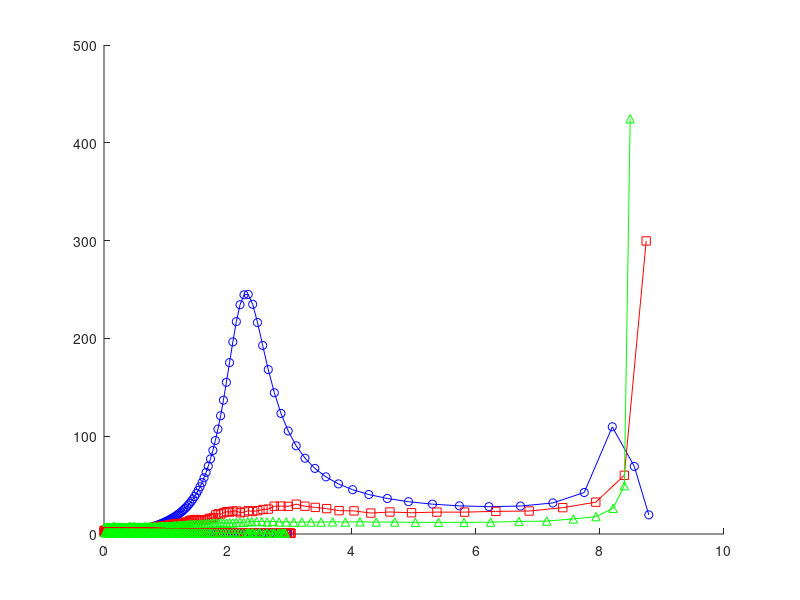

Recreate this plot in MATLAB.
hold on% Data for gamma=5
data51 = csvread('50.csv');
data50 = csvread('51.csv');

% Data for gamma=1
data11 = csvread('10.csv');
data10 = csvread('11.csv');

% Data for no surface tension mesh size = 0.5
data01 = csvread('00.csv');
data00 = csvread('01.csv');

% Paraview calculated electric field (using Psi)
%figure
%hold on
plot(sqrt(data01(:,16).^2+data01(:,15).^2), sqrt(data00(:,16).^2+data00(:,15).^2)./sqrt(data01(:,16).^2+data01(:,15).^2), '-bo')
plot(sqrt(data11(:,16).^2+data11(:,15).^2), sqrt(data10(:,16).^2+data10(:,15).^2)./sqrt(data11(:,16).^2+data11(:,15).^2), '-rs')
plot(sqrt(data51(:,16).^2+data51(:,15).^2), sqrt(data50(:,16).^2+data50(:,15).^2)./sqrt(data51(:,16).^2+data51(:,15).^2), '-^g')

% Tahoe calculated electric field
%figure
%hold on
%plot(data01(:,11), data00(:,11)./data01(:,11), '-bo')
%plot(data11(:,11), data10(:,11)./data11(:,11), '-rs')
%plot(data51(:,11), data50(:,11)./data51(:,11), '-^g')
plot(sqrt(data01(:,9).^2+data01(:,10).^2), sqrt(data00(:,9).^2+data00(:,10).^2)./sqrt(data01(:,9).^2+data01(:,10).^2), '-bo')
plot(sqrt(data11(:,9).^2+data11(:,10).^2), sqrt(data10(:,9).^2+data10(:,10).^2)./sqrt(data11(:,9).^2+data11(:,10).^2), '-rs')
plot(sqrt(data51(:,9).^2+data51(:,10).^2), sqrt(data50(:,9).^2+data50(:,10).^2)./sqrt(data51(:,9).^2+data51(:,10).^2), '-^g')

